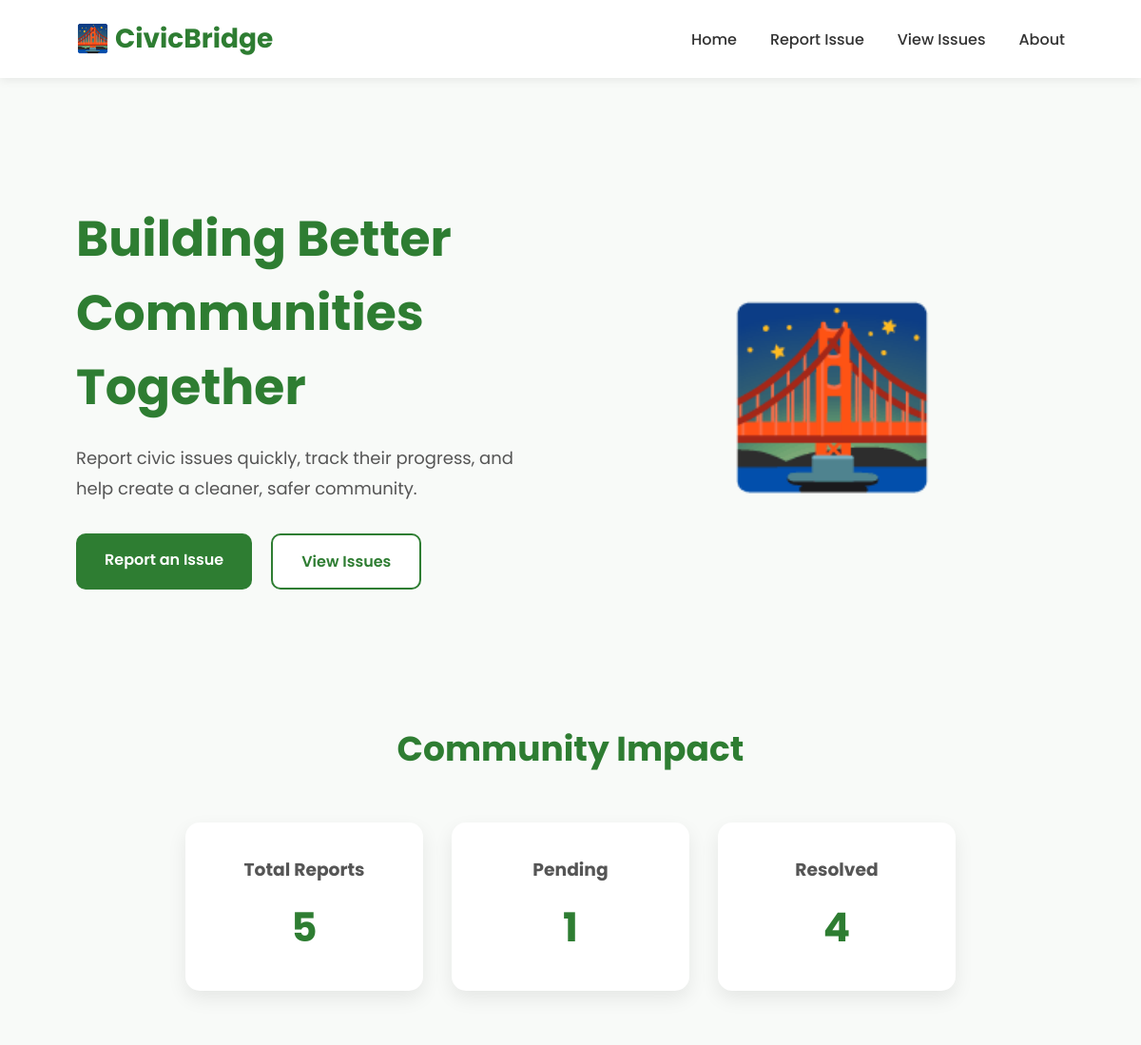
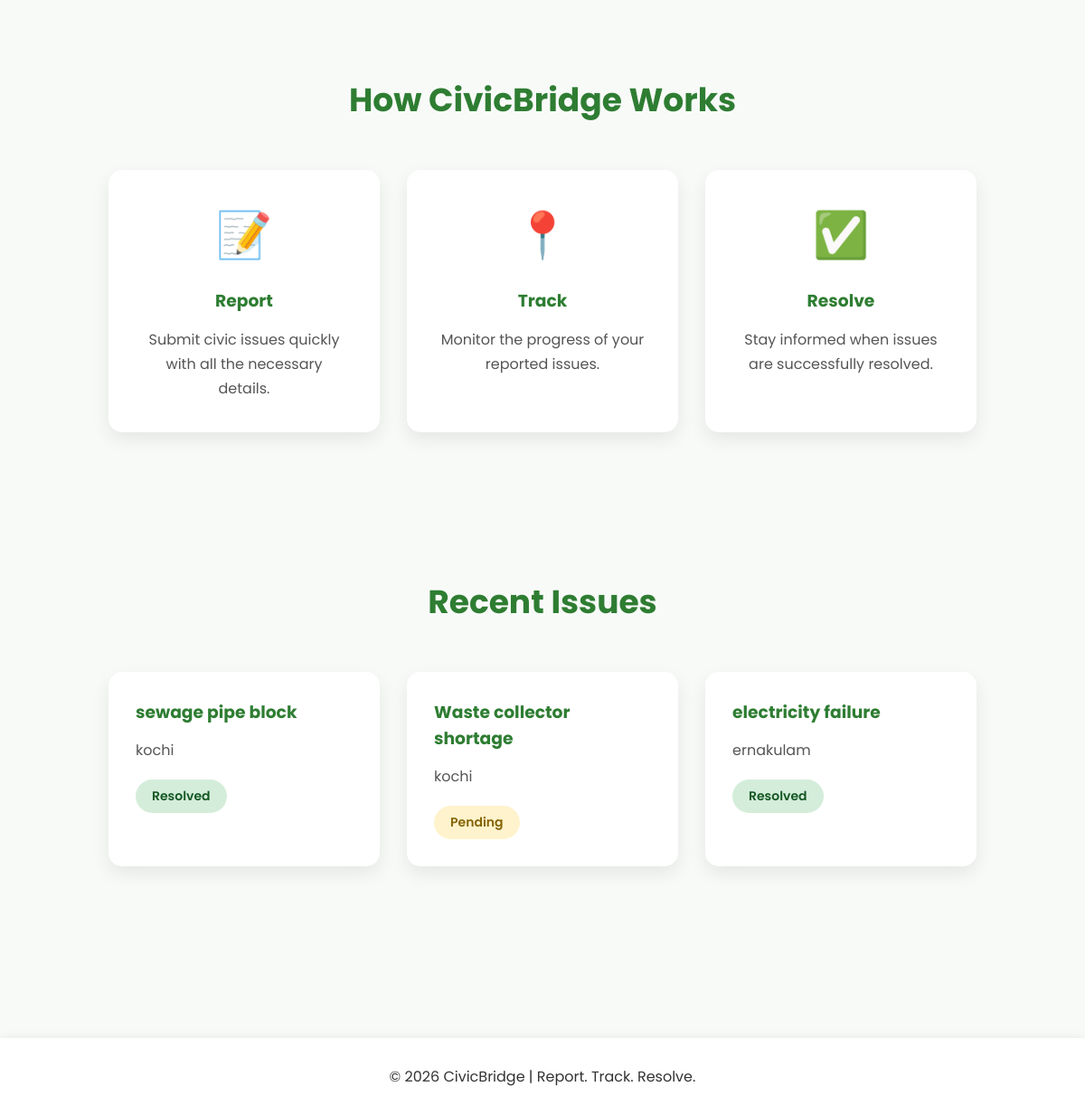
The page / on the database its author committed (2 pictures, top to bottom).
### tables this page shows
CREATE TABLE reports (
    id INTEGER PRIMARY KEY AUTOINCREMENT,
    name TEXT,
    location TEXT,
    title TEXT,
    description TEXT
, status TEXT);

### app/app.py (the view)
@app.route("/")
def home():
    conn = sqlite3.connect("civicbridge.db")
    cursor = conn.cursor()
    cursor.execute("""
        SELECT *
        FROM reports
        ORDER BY id DESC
        LIMIT 3
    """)
    recent_reports = cursor.fetchall()
    cursor.execute("SELECT COUNT(*) FROM reports")
    total_reports = cursor.fetchone()[0]
    cursor.execute("SELECT COUNT(*) FROM reports WHERE status='Pending'")
    pending_reports = cursor.fetchone()[0]
    cursor.execute("SELECT COUNT(*) FROM reports WHERE status='Resolved'")
    resolved_reports = cursor.fetchone()[0]
    conn.close()
    return render_template(
        "index.html",
        recent_reports=recent_reports,
        total_reports=total_reports,
        pending_reports=pending_reports,
        resolved_reports=resolved_reports
    )

### app/templates/index.html
{% extends "base.html" %}
{% block content %}
<section class="hero">
    <div class="hero-text">
        <h1>Building Better Communities Together</h1>
        <p>
            Report civic issues quickly, track their progress,
            and help create a cleaner, safer community.
        </p>
        <div class="hero-buttons">
            <a href="/report" class="btn-primary">
                Report an Issue
            </a>
            <a href="/issues" class="btn-secondary">
                View Issues
            </a>
        </div>
    </div>
    <div class="hero-image">
        🌉
    </div>
</section>
<section class="stats">
    <h2>Community Impact</h2>
    <div class="stats-container">
        <div class="stat-card">
            <h3>Total Reports</h3>
            <p>{{ total_reports }}</p>
        </div>
        <div class="stat-card">
            <h3>Pending</h3>
            <p>{{ pending_reports }}</p>
        </div>
        <div class="stat-card">
            <h3>Resolved</h3>
            <p>{{ resolved_reports }}</p>
        </div>
    </div>
</section>
<section class="how-it-works">
    <h2>How CivicBridge Works</h2>
    <div class="steps">
        <div class="step-card">
            <div class="step-icon">📝</div>
            <h3>Report</h3>
            <p>
                Submit civic issues quickly with all the necessary details.
            </p>
        </div>
        <div class="step-card">
            <div class="step-icon">📍</div>
            <h3>Track</h3>
            <p>
                Monitor the progress of your reported issues.
            </p>
        </div>
        <div class="step-card">
            <div class="step-icon">✅</div>
            <h3>Resolve</h3>
            <p>
                Stay informed when issues are successfully resolved.
            </p>
        </div>
    </div>
</section>
<section class="recent-issues">
    <h2>Recent Issues</h2>
    <div class="recent-container">
    {% if recent_reports %}
        {% for report in recent_reports %}
        <div class="recent-card">
            <h3>{{ report[3] }}</h3>
            <p>{{ report[2] }}</p>
            {% if report[5] == "Resolved" %}
                <span class="status resolved">
                    Resolved
                </span>
            {% else %}
                <span class="status pending">
                    Pending
                </span>
            {% endif %}
        </div>
        {% endfor %}
    {% else %}
        <p>No issues have been reported yet.</p>
    {% endif %}
</div>
{% endblock %}

### app/static/style.css (style rules this page uses)
* { margin:0; padding:0; box-sizing:border-box; }
body { font-family:'Poppins',sans-serif; background:#f8faf8; color:#333; }
.hero { display:flex; justify-content:space-between; align-items:center; padding:80px 0; gap:60px; }
.hero-text { flex:1; }
.hero-text h1 { font-size:52px; color:#2e7d32; margin-bottom:20px; }
.hero-text p { font-size:18px; line-height:1.8; margin-bottom:30px; color:#555; }
.hero-buttons { display:flex; gap:20px; }
.btn-primary { background:#2e7d32; color:white; text-decoration:none; padding:15px 30px; border-radius:10px; font-weight:600; }
.btn-secondary { background:white; color:#2e7d32; text-decoration:none; padding:15px 30px; border:2px solid #2e7d32; border-radius:10px; font-weight:600; }
.hero-image { flex:1; text-align:center; font-size:180px; }
.stats { padding:60px 0; }
.stats h2 { text-align:center; font-size:36px; color:#2e7d32; margin-bottom:50px; }
.stats-container { display:flex; justify-content:center; gap:30px; flex-wrap:wrap; }
.stat-card { background:white; width:250px; padding:35px; border-radius:15px; text-align:center; box-shadow:0 8px 20px rgba(0,0,0,0.08); transition:0.3s; }
.stat-card h3 { color:#555; margin-bottom:15px; }
.stat-card p { font-size:42px; font-weight:700; color:#2e7d32; }
.how-it-works { padding:80px 0; background:#f8faf8; }
.how-it-works h2 { text-align:center; font-size:36px; color:#2e7d32; margin-bottom:50px; }
.steps { display:flex; justify-content:center; gap:30px; flex-wrap:wrap; }
.step-card { background:white; width:300px; padding:35px; border-radius:15px; text-align:center; box-shadow:0 8px 20px rgba(0,0,0,0.08); transition:0.3s; }
.step-icon { font-size:50px; margin-bottom:20px; }
.step-card h3 { color:#2e7d32; margin-bottom:15px; }
.step-card p { color:#555; line-height:1.7; }
.recent-issues { padding:80px 0; }
.recent-issues h2 { text-align:center; font-size:36px; color:#2e7d32; margin-bottom:50px; }
.recent-container { display:flex; justify-content:center; gap:30px; flex-wrap:wrap; }
.recent-card { width:300px; background:white; padding:30px; border-radius:15px; box-shadow:0 8px 20px rgba(0,0,0,0.08); transition:0.3s; }
.recent-card h3 { color:#2e7d32; margin-bottom:15px; }
.recent-card p { color:#555; margin-bottom:20px; }
.status { display:inline-block; padding:8px 18px; border-radius:30px; font-size:14px; font-weight:600; }
.pending { background:#fff3cd; color:#856404; }
.resolved { background:#d4edda; color:#155724; }

### rows shown on the page
reports: title "sewage pipe block", location "kochi", status "Resolved"
reports: title "Waste collector shortage", location "kochi", status "Pending"
reports: title "electricity failure", location "ernakulam", status "Resolved"

### other values the page prints
{{ total_reports }} "5"
{{ pending_reports }} "1"
{{ resolved_reports }} "4"
